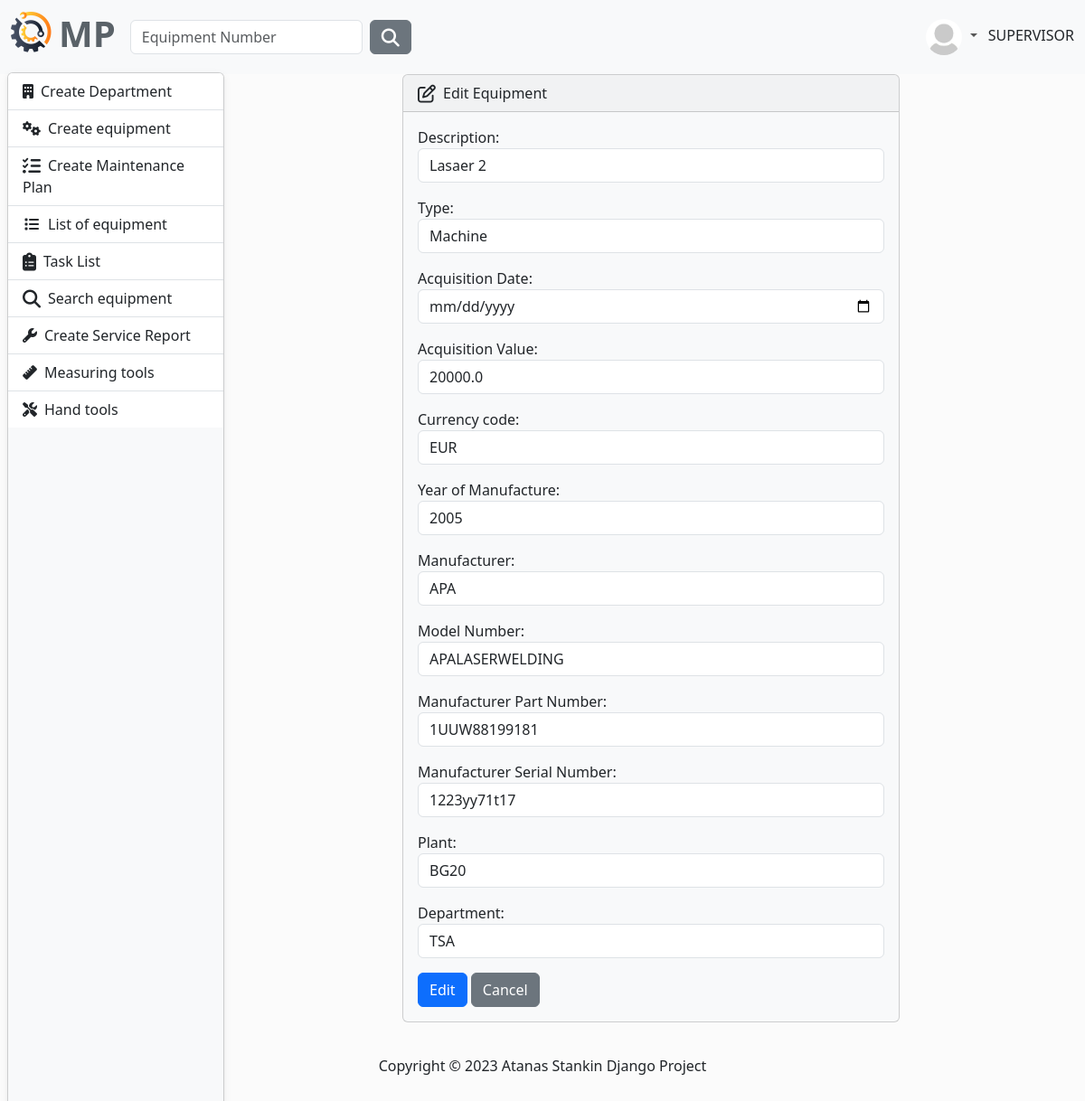
The app's page /equipment/2/edit/ (signed in) with its own data.
### MaintenancePlanner/accounts/models.py (models this page shows, shortened)
class AppUser(AbstractUser, PermissionsMixin):
    first_name = models.CharField(
        max_length=30,
        validators=[
            MinLengthValidator(2),
            user_name_validator,
        ]
    )
    last_name = models.CharField(
        max_length=30,
        validators=[
            MinLengthValidator(2),
            user_name_validator,
        ]
    )
    email = models.EmailField(unique=True)
    class Role(models.TextChoices):
        MANAGER = "MANAGER", 'Manager'
        SUPERVISOR = "SUPERVISOR", 'Supervisor'
        OPERATOR = "OPERATOR", 'Operator'
    role = models.CharField(max_length=50, choices=Role.choices)

class Profile(models.Model):
    user = models.OneToOneField(AppUser, on_delete=models.CASCADE)
    image = models.ImageField(
        default='images/default.jpg',
        null=True,
        blank=True,
        upload_to='images/'
    )

### MaintenancePlanner/equipment/models.py (models this page shows, shortened)
class Equipment(models.Model):
    description = models.CharField(
        max_length=30,
        validators=[equipment_name_validator],
    )
    type = models.CharField(
        max_length=30,
        choices=TYPE_OF_EQUIPMENT
    )
    acquisition_date = models.DateField(
        blank=True,
        null=True,
        verbose_name='Acquisition Date',
    )
    acquisition_value = models.FloatField(
        blank=True,
        null=True,
        verbose_name='Acquisition Value',
    )
    currency_code = models.CharField(
        max_length=10,
        choices=CURRENCY_CHOICES,
        default='EUR',
    )
    year_of_manufacture = models.PositiveIntegerField(
        verbose_name='Year of Manufacture',
        null=True,
        blank=True,
    )
    manufacturer = models.CharField(
        max_length=30,
        blank=True,
        null=True,
    )
    model_number = models.CharField(
        max_length=30,
        blank=True,
        null=True,
        verbose_name='Model Number'
    )
    part_number = models.CharField(
        max_length=30,
        blank=True,
        null=True,
        verbose_name='Manufacturer Part Number',
    )
    serial_number = models.CharField(
        max_length=30,
        blank=True,
        null=True,
        verbose_name='Manufacturer Serial Number',
    )
    plant = models.ForeignKey(
        to=Plant,
        on_delete=models.CASCADE)
    department = models.ForeignKey(
        to=Department,
        on_delete=models.CASCADE)

### MaintenancePlanner/equipment/views.py (the view)
# urls.py: path('<int:pk>/edit/', UpdateEquipment.as_view(), name='edit-equipment'),
class UpdateEquipment(LoginRequiredMixin, AllowedUsersMixin, UpdateView):
    allowed_roles = ['MANAGER', 'SUPERVISOR']
    model = Equipment
    template_name = 'edit-equipment.html'
    form_class = EquipmentForm
    success_url = reverse_lazy('equipment-list')

### MaintenancePlanner/accounts/mixins.py (called while the page is built)
    def dispatch(self, request, *args, **kwargs):
        if request.user.role in self.allowed_roles:
            return super().dispatch(request, *args, **kwargs)
        else:
            return redirect('home-page')

### MaintenancePlanner/plant/models.py (called while the page is built)
    def __str__(self):
        return f'{self.cost_center}'

    def __str__(self):
        return self.name

### MaintenancePlanner/equipment/templates/edit-equipment.html (shortened to what this page needs)
{% extends 'base.html' %}
{% block content %}
        <div class="row justify-content-center">
            <div class="col-7">
                <div class="card bg-light mb-3" style="max-width: 200rem;">
                  <div class="card-header">
                      <i class="fa-regular fa-pen-to-square fa-lg me-2"></i>Edit Equipment
                  </div>
                  <div class="card-body">
                      <form  method="POST" >
                          {{ form.as_p }}
                          <button type="submit" class="btn btn-primary">Edit</button>
                          <a href="{% url 'equipment-list' %}" class="btn btn-secondary">Cancel</a>
                      </form>
                  </div>
            </div>
            </div>
        </div>
{% endblock %}

### templates/partials/navbar.html (shortened to what this page needs)
{% load static %}
<nav class="navbar navbar-expand-lg bg-light" data-bs-theme="light">
    <div class="container-fluid">
        <a class="navbar-brand" href="{% url 'home-page' %}">
            <ul class="navbar-nav ms-auto d-flex flex-row">
                <li><img class="logo me-2" src="{% static 'img/logo.png' %}" alt="logo"></li>
                <li><h1 style="color: #5a6268; font-weight: bold">MP</h1></li>
            </ul>
        </a>
        <div class="collapse navbar-collapse" id="navbarColor01">
            {% if user.is_authenticated %}
                <form class="d-flex" method=POST action="{% url 'search-equipment' %}">
                    <input class="form-control me-sm-2" type="search" placeholder="Equipment Number"
                           name="number">
                    <button class="btn btn-secondary my-2 my-sm-0" type="submit"><i
                            class="fa-solid fa-magnifying-glass fa-lg"></i></button>
                </form>
            {% endif %}
            <ul class="navbar-nav ms-auto d-flex flex-row">
                {% if not request.user.is_authenticated %}
                    <li class="nav-item">
                        <a class="nav-link" href="{% url 'login' %}"><i
                                class="fa-solid fa-right-to-bracket fa-lg me-2"></i>Sig In
                        </a>
                    </li>
                {% else %}
                    <li class="nav-item dropdown">
                        <div class="btn-group dropdown">
                            <a class="nav-link dropdown-toggle" data-bs-toggle="dropdown" href="#" role="button"
                               aria-haspopup="true" aria-expanded="false">
                                {% if user.profile.image %}
                                    <img src="{{ user.profile.image.url }}" class="rounded-circle" height="40"
                                         loading="lazy"/>
                                {% else %}
                                    <img src="{% static 'img/profile-img.png' %}" class="rounded-circle" height="40"
                                         loading="lazy"/>
                                {% endif %}
                            </a>
                        </div>
                        {{ request.user.role }}
                    </li>
                {% endif %}
            </ul>
        </div>
    </div>
</nav>

### static/css/layout.css (style rules this page uses)
body { background-color: #fbfbfb; }

### static/css/side-bar.css (style rules this page uses)
body { background-color: #fbfbfb; }

### records on screen
AppUser: profile.image (placeholder picture), user.role "SUPERVISOR"
Equipment: description "Lasaer 2", type "Machine", acquisition_value "20000.0", currency_code "EUR", year_of_manufacture "2005", manufacturer "APA", model_number "APALASERWELDING", part_number "1UUW88199181", serial_number "1223yy71t17", plant "BG20", department "TSA"
